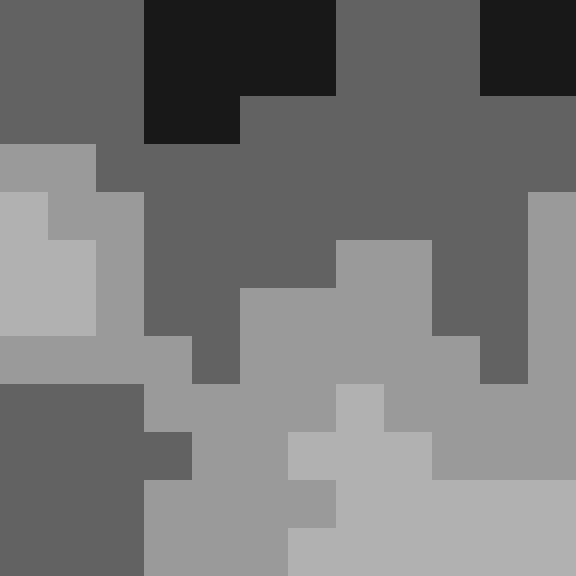

Rendered tile map (Tiled .tmx) drawn with the repository's tilesets; below, a short description and the full map source, tile grids included:
An orthogonal 12x12 tile map with 48x48 px tiles, 1 tile layer (Calque de Tuiles 1).

<map version="1.10" tiledversion="1.11.2" orientation="orthogonal" renderorder="right-up" width="12" height="12" tilewidth="48" tileheight="48" infinite="0" nextlayerid="2" nextobjectid="1">
 <tileset firstgid="1" source="tileset_test48.tsx" />
 <layer id="1" name="Calque de Tuiles 1" width="12" height="12">
  <data encoding="csv">
1,1,1,3,3,3,3,1,1,1,3,3,
1,1,1,3,3,3,3,1,1,1,3,3,
1,1,1,3,3,1,1,1,1,1,1,1,
2,2,1,1,1,1,1,1,1,1,1,1,
4,2,2,1,1,1,1,1,1,1,1,2,
4,4,2,1,1,1,1,2,2,1,1,2,
4,4,2,1,1,2,2,2,2,1,1,2,
2,2,2,2,1,2,2,2,2,2,1,2,
1,1,1,2,2,2,2,4,2,2,2,2,
1,1,1,1,2,2,4,4,4,2,2,2,
1,1,1,2,2,2,2,4,4,4,4,4,
1,1,1,2,2,2,4,4,4,4,4,4
</data>
 </layer>
</map>
